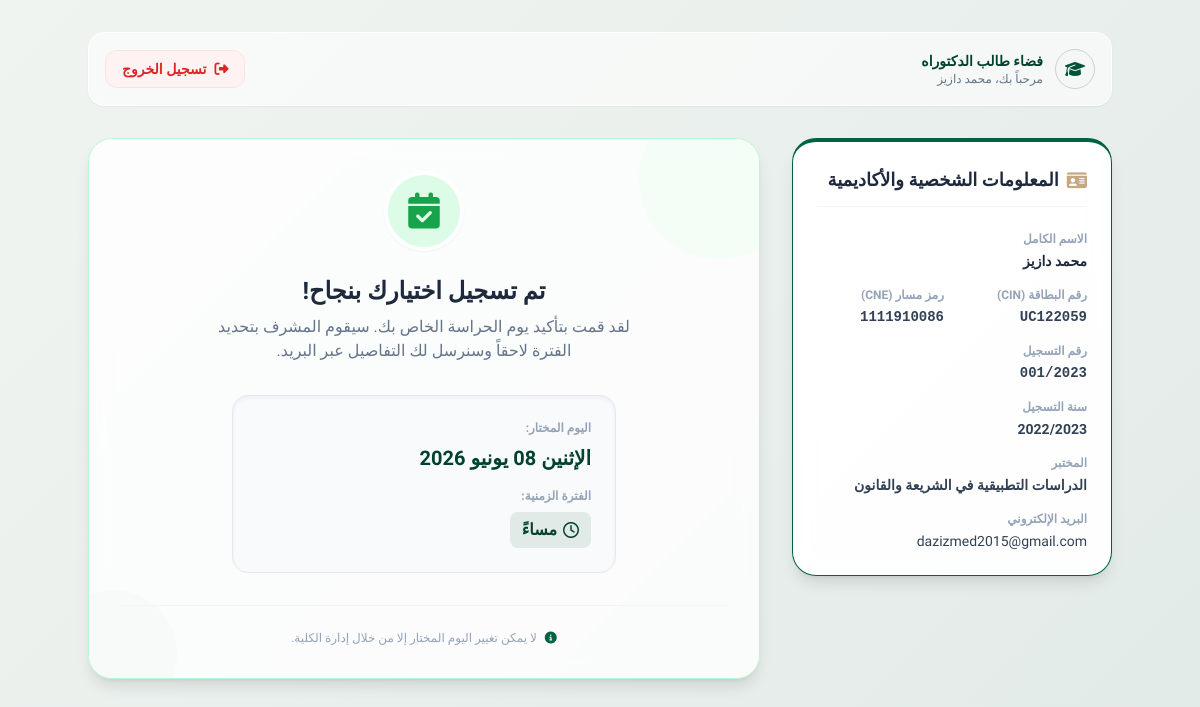
Page /student/dashboard (signed in) on the earlier database version.
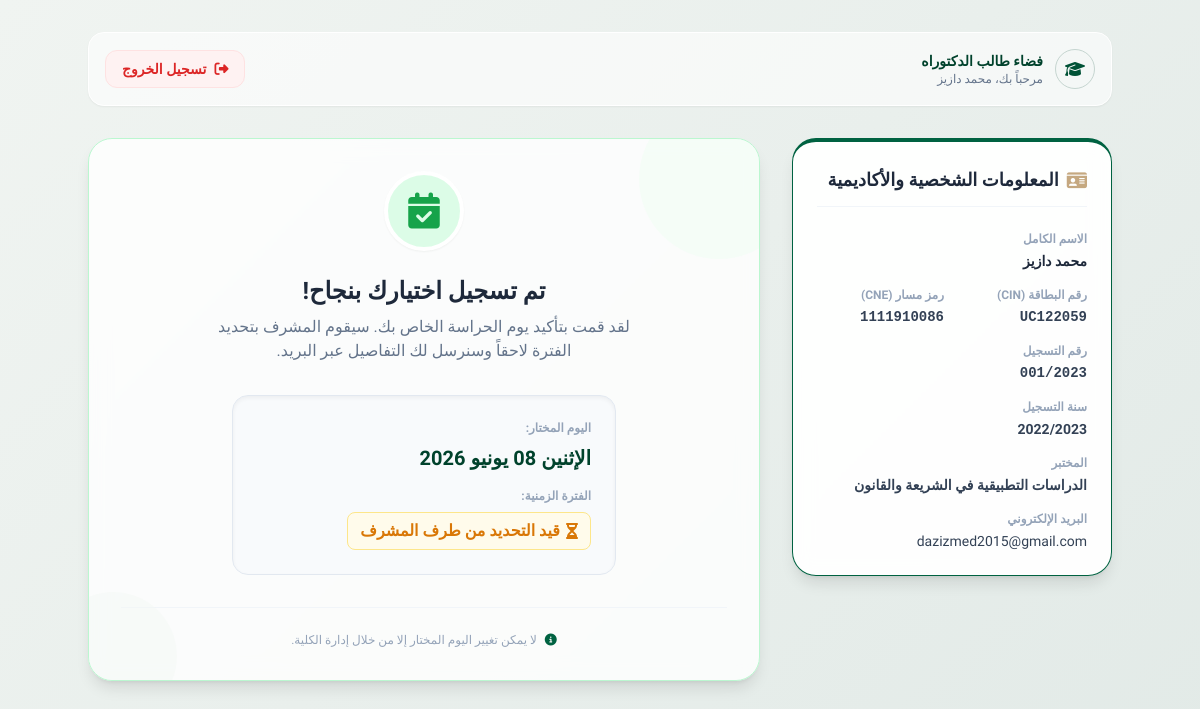
Same page on the later database version.
### tables this page shows
CREATE TABLE students (
        id INTEGER PRIMARY KEY AUTOINCREMENT,
        anne_inscription TEXT,
        nins TEXT,
        nom_complet TEXT NOT NULL,
        prenom TEXT,
        cne TEXT,
        cin TEXT NOT NULL UNIQUE,
        labo TEXT,
        situation TEXT,
        email TEXT,
        chosen_day TEXT DEFAULT NULL,
        assigned_period TEXT DEFAULT NULL,
        email_sent INTEGER DEFAULT 0,
        registration_date TIMESTAMP DEFAULT NULL
    , assigned_session_id INTEGER DEFAULT NULL REFERENCES sessions(id));

### app.py (the view)
@app.route('/student/dashboard')
def student_dashboard():
    cin = session.get('student_cin')
    if not cin:
        return redirect(url_for('index'))
    conn = get_db()
    cursor = conn.cursor()
    cursor.execute('''
        SELECT s.*, se.track as session_track, se.module_name as session_module,
               se.time_slot as session_time, se.semester as session_semester, se.group_label as session_group
        FROM students s
        LEFT JOIN sessions se ON s.assigned_session_id = se.id
        WHERE UPPER(s.cin) = ?
    ''', (cin.upper(),))
    student = cursor.fetchone()
    if not student:
        session.pop('student_cin', None)
        return redirect(url_for('index'))
    cursor.execute('''
        SELECT d.*,
               (SELECT COUNT(*) FROM students s WHERE s.chosen_day = d.day_label) as registered_count
        FROM days d
        WHERE d.is_active = 1
    ''')
    all_days = [dict(row) for row in cursor.fetchall()]
    available_days = [d for d in all_days if d['registered_count'] < d['max_capacity']]
    conn.close()
    return render_template('student_dashboard.html', student=dict(student), days=available_days, all_days=all_days)

### app.py (called while the page is built)
def get_db():
    conn = sqlite3.connect(DB_PATH)
    conn.row_factory = sqlite3.Row
    return conn

### templates/student_dashboard.html (shortened to what the changed rows need)
<!DOCTYPE html>
<html lang="ar" dir="rtl">
<head>
    <link rel="stylesheet" href="https://cdnjs.cloudflare.com/ajax/libs/font-awesome/6.4.0/css/all.min.css">
    <script src="https://cdn.tailwindcss.com"></script>
</head>
<body class="py-8 px-4 sm:px-6 lg:px-8 text-slate-800">
    <div class="max-w-5xl mx-auto">
        <div class="flex justify-between items-center mb-8 bg-white/60 p-4 rounded-2xl shadow-sm border border-white">
            <div class="flex items-center gap-3">
                <div>
                    <h2 class="text-sm font-bold text-brand-700 font-tajawal">فضاء طالب الدكتوراه</h2>
                    <p class="text-xs text-slate-500">مرحباً بك، {{ student.nom_complet }}</p>
                </div>
            </div>
        </div>
        <div class="grid grid-cols-1 lg:grid-cols-3 gap-8">
            <div class="lg:col-span-1">
                <div class="glass-card rounded-3xl p-6 border-t-4 border-brand-500 shadow-lg sticky top-8">
                    <div class="space-y-4 text-sm">
                        <div>
                            <span class="block text-xs font-bold text-slate-400 mb-1">الاسم الكامل</span>
                            <span class="block font-extrabold text-slate-800">{{ student.nom_complet }}</span>
                        </div>
                        <div class="grid grid-cols-2 gap-4">
                            <div>
                                <span class="block text-xs font-bold text-slate-400 mb-1">رقم البطاقة (CIN)</span>
                                <span class="block font-bold text-slate-700 font-mono text-right" style="direction: ltr;">{{ student.cin }}</span>
                            </div>
                            <div>
                                <span class="block text-xs font-bold text-slate-400 mb-1">رمز مسار (CNE)</span>
                                <span class="block font-bold text-slate-700 font-mono text-right" style="direction: ltr;">{{ student.cne }}</span>
                            </div>
                        </div>
                        <div>
                            <span class="block text-xs font-bold text-slate-400 mb-1">رقم التسجيل</span>
                            <span class="block font-bold text-slate-700 font-mono text-right" style="direction: ltr;">{{ student.nins }}</span>
                        </div>
                        <div>
                            <span class="block text-xs font-bold text-slate-400 mb-1">سنة التسجيل</span>
                            <span class="block font-bold text-slate-700">{{ student.anne_inscription }}</span>
                        </div>
                        <div>
                            <span class="block text-xs font-bold text-slate-400 mb-1">المختبر</span>
                            <span class="block font-semibold text-slate-700">{{ student.labo }}</span>
                        </div>
                        <div>
                            <span class="block text-xs font-bold text-slate-400 mb-1">البريد الإلكتروني</span>
                            <span class="block font-medium text-slate-700 text-right" style="direction: ltr;">{{ student.email }}</span>
                        </div>
                    </div>
                </div>
            </div>
            <div class="lg:col-span-2">
                {% if student.chosen_day %}
                    <div class="glass-card rounded-3xl p-8 border border-green-200 shadow-lg text-center relative overflow-hidden bg-white/80">
                        <div class="absolute -top-10 -right-10 w-40 h-40 bg-green-50 rounded-full opacity-50 pointer-events-none"></div>
                        <div class="absolute -bottom-10 -left-10 w-32 h-32 bg-brand-50 rounded-full opacity-50 pointer-events-none"></div>
                        <div class="inline-flex items-center justify-center w-20 h-20 bg-green-100 text-green-600 rounded-full mb-6 border-4 border-white shadow-sm">
                            <i class="fa-solid fa-calendar-check text-4xl"></i>
                        </div>
                        <h2 class="text-2xl font-extrabold text-slate-800 mb-2">تم تسجيل اختيارك بنجاح!</h2>
                        <p class="text-slate-500 mb-8 max-w-md mx-auto">لقد قمت بتأكيد يوم الحراسة الخاص بك. سيقوم المشرف بتحديد الفترة لاحقاً وسنرسل لك التفاصيل عبر البريد.</p>
                        <div class="bg-slate-50 border border-slate-200 rounded-2xl p-6 inline-block w-full max-w-sm mx-auto text-right shadow-inner">
                            <span class="block text-xs font-bold text-slate-400 mb-2">اليوم المختار:</span>
                            <span class="block text-xl font-extrabold text-brand-700 font-tajawal mb-4">{{ student.chosen_day }}</span>
                            {% if student.session_module %}
                                <div class="mt-4 pt-4 border-t border-slate-200 text-right space-y-3">
                                    <div>
                                        <span class="block text-xs font-bold text-slate-400 mb-0.5">المسلك المعين:</span>
                                        <span class="block font-bold text-slate-800 text-sm">{{ student.session_track }}</span>
                                    </div>
                                    <div>
                                        <span class="block text-xs font-bold text-slate-400 mb-0.5">حصة الحراسة (المادة):</span>
                                        <span class="block font-bold text-brand-700 text-base font-tajawal">{{ student.session_module }}</span>
                                    </div>
                                    <div class="grid grid-cols-2 gap-4">
                                        <div>
                                            <span class="block text-xs font-bold text-slate-400 mb-0.5">التوقيت:</span>
                                            <span class="inline-flex items-center gap-1 text-xs font-bold px-2 py-1 rounded bg-brand-50 text-brand-700 border border-brand-100">
                                                <i class="fa-regular fa-clock"></i> {{ student.session_time }}
                                            </span>
                                        </div>
                                        <div>
                                            <span class="block text-xs font-bold text-slate-400 mb-0.5">الفصل والمجموعة:</span>
                                            <span class="block font-bold text-slate-700 text-xs mt-1">{{ student.session_semester }} - {{ student.session_group }}</span>
                                        </div>
                                    </div>
                                </div>
                            {% else %}
                                <span class="block text-xs font-bold text-slate-400 mb-2">الفترة الزمنية:</span>
                                {% if student.assigned_period %}
                                    <span class="inline-flex items-center gap-1.5 px-3 py-1.5 bg-brand-100 text-brand-700 rounded-lg font-bold">
                                        <i class="fa-regular fa-clock"></i> {{ student.assigned_period }}
                                    </span>
                                {% else %}
                                    <span class="inline-flex items-center gap-1.5 px-3 py-1.5 bg-amber-50 text-amber-600 rounded-lg font-bold border border-amber-200">
                                        <i class="fa-solid fa-hourglass-half"></i> قيد التحديد من طرف المشرف
                                    </span>
                                {% endif %}
                            {% endif %}
                        </div>
                        <div class="mt-8 pt-6 border-t border-slate-100 text-xs text-slate-400 flex items-center justify-center gap-2">
                            <i class="fa-solid fa-circle-info text-brand-500"></i> لا يمكن تغيير اليوم المختار إلا من خلال إدارة الكلية.
                        </div>
                    </div>
                {% endif %}
            </div>
        </div>
    </div>
</body>
</html>

Differences in the rows shown:
changed students "محمد دازيز": assigned_period "مساءً" → (not shown)
Other differences:
text now shown: "قيد التحديد من طرف المشرف"
